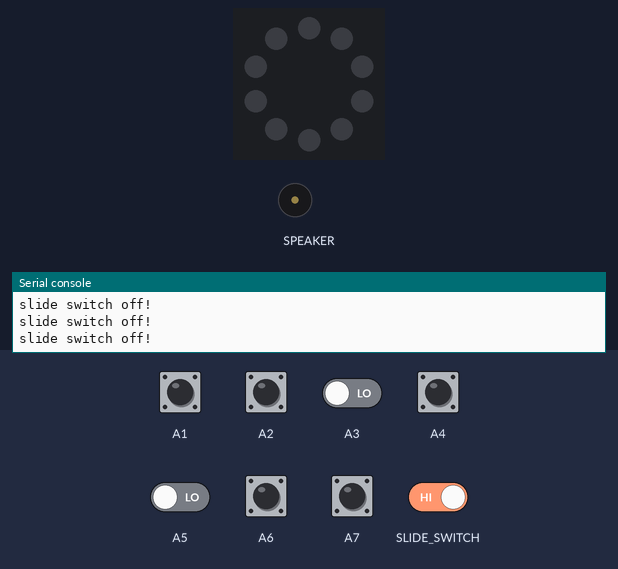
Recording of a program running on a simulated Circuit Playground running CircuitPython. On the bench: the board's ring of 10 RGB LEDs (number 0 left of the top, counting anticlockwise), buzzer (waves = sounding), the last lines printed to the serial console. The inputs (shaded band) are chosen by the test bench; at power-on: A1–7 LOW. Dim RGB values are drawn brighter than linear; touch pads read as touched when driven HIGH.

Above: at 1.2 s.
1.3 s: slide switch moved to the right
2.8 s: A1 pulled HIGH for 0.15 s
At 2.89 s:
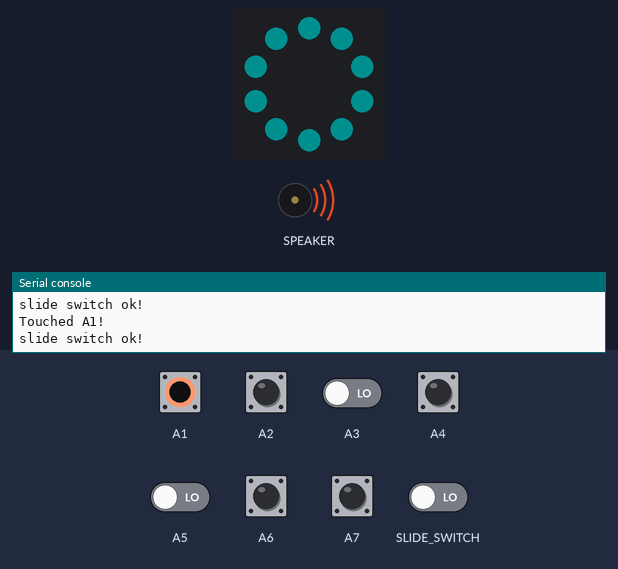
4.4 s: A2 pulled HIGH for 0.15 s
At 4.49 s:
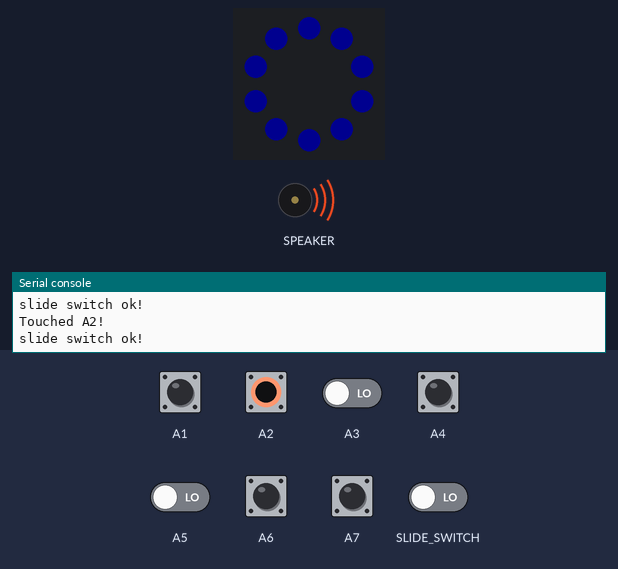
6.0 s: A4 pulled HIGH for 0.15 s
At 6.09 s:
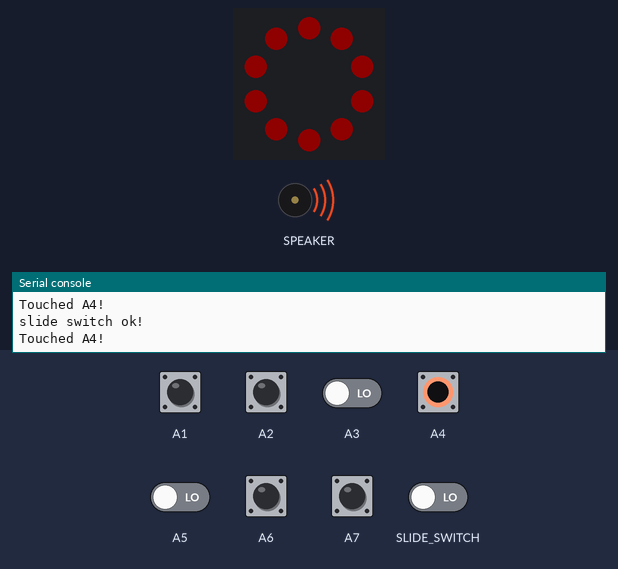
7.6 s: A6 pulled HIGH for 0.15 s
At 7.69 s:
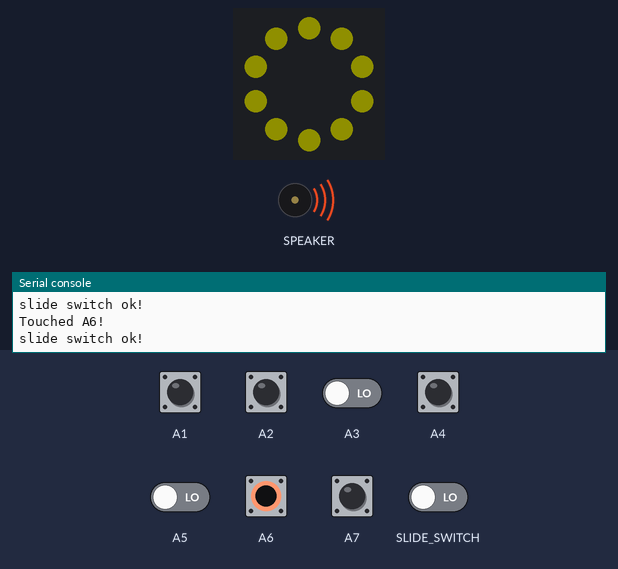
9.2 s: A7 pulled HIGH for 0.15 s
At 9.29 s:
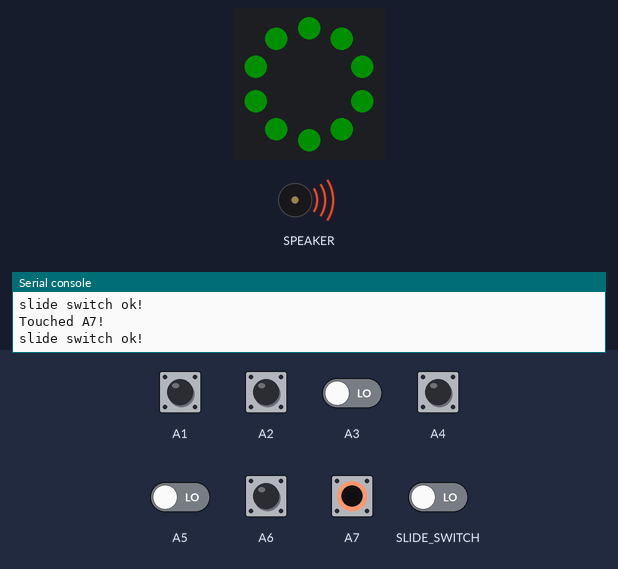
Timing chart, 0 to 11.8 s (numbered marks = the images above; inputs shaded):
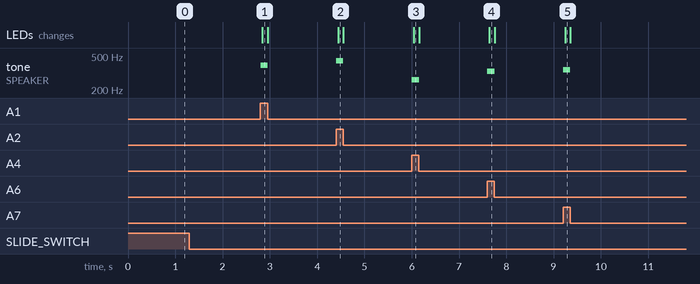

The program:

code_cpx.py
```python
"""
-bitexact -acodec pcm_s16le -ac 1 -ar 22050
https://github.com/adafruit/Adafruit_CircuitPython_CircuitPlayground/issues/97
"""
import sys
from adafruit_circuitplayground.express import cpx

while True:
    if cpx.switch:
        print("slide switch off!")
        cpx.pixels.fill((0, 0, 0))
        cpx.stop_tone()
        continue

    print("slide switch ok!")
    if cpx.touch_A4 and not cpx.touch_A5:
        print('Touched A4!')
        cpx.pixels.fill((15, 0, 0))
        cpx.start_tone(262)
    elif cpx.touch_A5 and not cpx.touch_A4:
        print('Touched A5!')
        cpx.pixels.fill((15, 5, 0))
        cpx.start_tone(294)
    elif cpx.touch_A4 and cpx.touch_A5:
        print('Touched A4 and A5 at the same time!')
        cpx.pixels.fill((25, 0, 25))
        cpx.play_file('/audio/somewhere.wav')
    elif cpx.touch_A6:
        print('Touched A6!')
        cpx.pixels.fill((15, 15, 0))
        cpx.start_tone(330)
    elif cpx.touch_A7:
        print('Touched A7!')
        cpx.pixels.fill((0, 15, 0))
        cpx.start_tone(346)
    elif cpx.touch_A1:
        print('Touched A1!')
        cpx.pixels.fill((0, 15, 15))
        cpx.start_tone(392)
    elif cpx.touch_A2 and not cpx.touch_A3:
        print('Touched A2!')
        cpx.pixels.fill((0, 0, 15))
        cpx.start_tone(440)
    elif cpx.touch_A3 and not cpx.touch_A2:
        print('Touched A3!')
        cpx.pixels.fill((5, 0, 15))
        cpx.start_tone(494)
    elif cpx.touch_A2 and  cpx.touch_A3:
        print('Touched A2 and A3 at the same time!')
        cpx.pixels.fill((15, 0, 15))
        cpx.start_tone(523)
    elif cpx.touch_A4 and cpx.touch_A5:
        print('Touched A4 and A5 at the same time!')
        cpx.pixels.fill((25, 0, 25))
        cpx.play_file('audio/somewhere.wav')
    else:
        cpx.pixels.fill((0, 0, 0))
        cpx.stop_tone()

# vim: ai et ts=4 sw=4 sts=4 nu
```

Measured:
- after the input at 2.8 s, tone on SPEAKER: silent → 392 Hz at once, → silent 0.15 s later; the LEDs: change at once (image 1)
- after the input at 4.4 s, tone on SPEAKER: silent → 440 Hz at once, → silent 0.15 s later; the LEDs: change at once (image 2)
- after the input at 6.0 s, tone on SPEAKER: silent → 262 Hz at once, → silent 0.15 s later; the LEDs: change at once (image 3)
- after the input at 7.6 s, tone on SPEAKER: silent → 330 Hz at once, → silent 0.15 s later; the LEDs: change at once (image 4)
- after the input at 9.2 s, tone on SPEAKER: silent → 346 Hz at once, → silent 0.15 s later; the LEDs: change at once (image 5)
